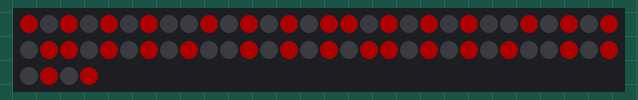
Simulated run of this sketch. Board: Arduino Uno, built with avr-gcc and run on an emulated ATmega328P. On the bench: 64 RGB LEDs in strip order, left to right, continuing on the next row. Dim RGB values are drawn brighter than linear.

Above: at 0.1 s.

The sketch:

array_7.ino
```cpp
#include <Adafruit_NeoPixel.h>
#include "frames.h"
Adafruit_NeoPixel strip(64, 6);

int colors[4][3] {
  {0, 0, 0},
  {255, 0, 0},
  {0, 0, 255},
  {0, 255, 0}
};

int whichFrame = 0;

void setup() {
  // put your setup code here, to run once:
  strip.begin();
  strip.clear();
  strip.setBrightness(50);

}

void loop() {
  // put your main code here, to run repeatedly:
  for (int i = 0; i < strip.numPixels(); i++) {
    int whichColor = animation[whichFrame][i];

    int red = colors[whichColor][0];
    int green = colors[whichColor][1];
    int blue = colors[whichColor][2];

    strip.setPixelColor(i, red, green, blue);
  }
  strip.show();
}
```

frames.h
```cpp
int animation[2][64] {
  {
    1, 0, 1, 0, 1, 0, 1, 0,
    0, 1, 0, 1, 0, 1, 0, 1,
    1, 0, 1, 0, 1, 0, 1, 0,
    0, 1, 0, 1, 0, 1, 0, 1,
    1, 0, 1, 0, 1, 0, 1, 0,
    0, 1, 0, 1, 0, 1, 0, 1,
    1, 0, 1, 0, 1, 0, 1, 0,
    0, 1, 0, 1, 0, 1, 0, 1,
  },
  {
    0, 0, 0, 0, 0, 0, 0, 0,
    0, 0, 0, 0, 0, 0, 0, 0,
    0, 0, 0, 0, 0, 0, 0, 0,
    0, 0, 0, 0, 0, 0, 0, 0,
    0, 0, 0, 0, 0, 0, 0, 0,
    0, 0, 0, 0, 0, 0, 0, 0,
    0, 0, 0, 0, 0, 0, 0, 0,
    0, 0, 0, 0, 0, 0, 0, 0,
  },
};
```
